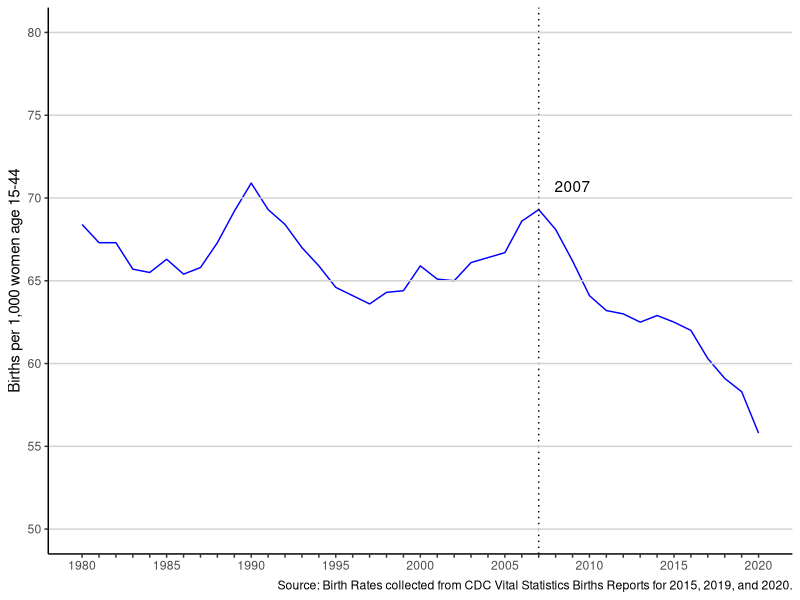
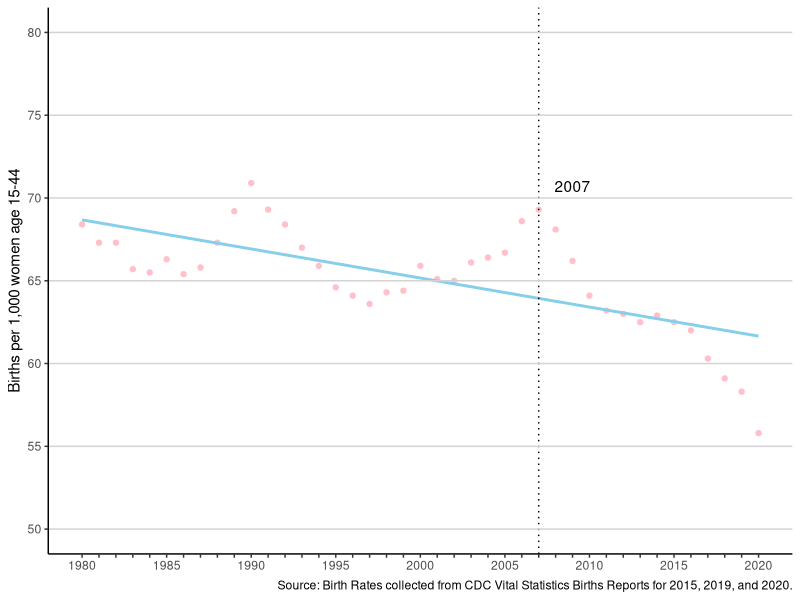
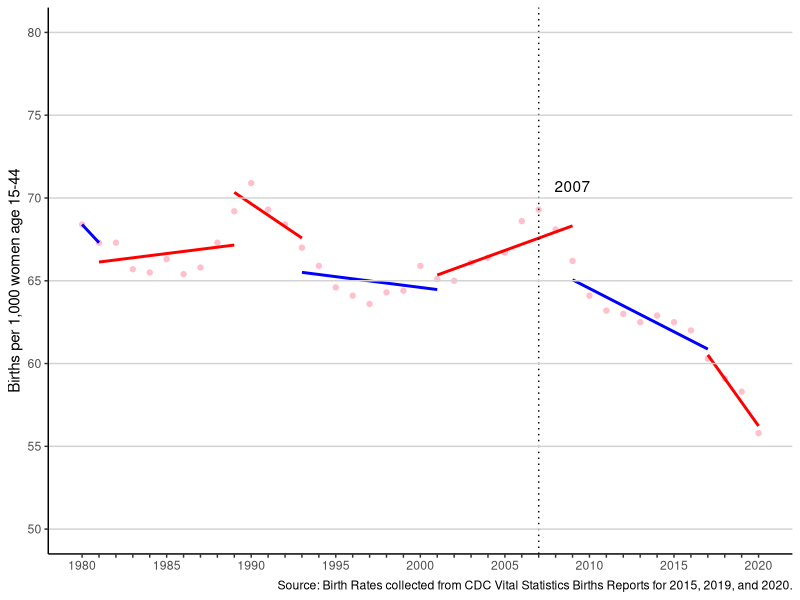
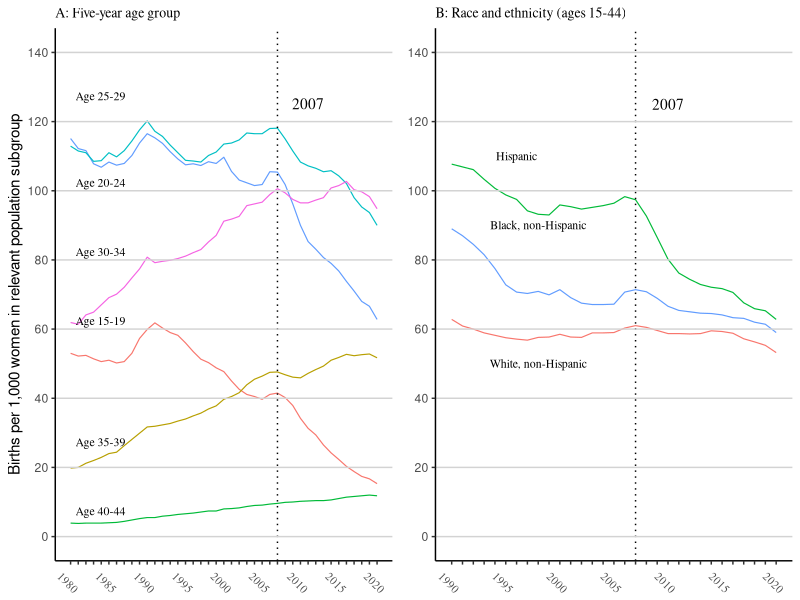

Here is the R script that generated these plots, in order:
## ---- chunk 1
#| echo: false
#| eval: true
#| warning: false
#| message: false
#| label: fig-bratetrend-graph
#| fig-cap: "Trend in US Birth Rates"

# Load necessary libraries
library(ggplot2)

# Set seed for reproducibility
set.seed(123)

# Read the data from CSV file
data <- read.csv(file = here::here("outputs/data/fig_1.csv"))

# Plotting the data
ggplot(data, aes(x = year, y = brate_all)) +
  geom_line(color = "blue") +
  geom_vline(xintercept = 2007, linetype = "dotted") +
  annotate("text", x = 2009, y = 70, label = "2007", vjust = -0.5, hjust = 0.5, color = "black") +
  geom_hline(yintercept = seq(50, 80, by = 5), color = "lightgrey") +
  scale_y_continuous(limits = c(50, 80), breaks = seq(50, 80, by = 5)) +
  scale_x_continuous(limits = c(1980, 2020), breaks = seq(1980, 2020, by = 1), labels = function(x) ifelse(x %% 5 == 0, x, "")) +
  labs(x = NULL, y = "Births per 1,000 women age 15-44",
       caption = "Source: Birth Rates collected from CDC Vital Statistics Births Reports for 2015, 2019, and 2020.") +
  theme_classic()

## ---- chunk 2
#| echo: false
#| eval: true
#| warning: false
#| message: false
#| label: fig-scatter-graph
#| fig-cap: "Negative Trend in US Birth Rates"

# Load necessary libraries
library(ggplot2)

# Set seed for reproducibility
set.seed(123)

# Read the data from CSV file
data <- read.csv(file = here::here("outputs/data/fig_1.csv"))

# Plotting the data with scatter plot and trend line
ggplot(data, aes(x = year, y = brate_all)) +
  geom_point(color = "pink") +
  geom_smooth(method = "lm", se = FALSE, color = "skyblue") +
  geom_vline(xintercept = 2007, linetype = "dotted") +
  annotate("text", x = 2009, y = 70, label = "2007", vjust = -0.5, hjust = 0.5, color = "black") +
  geom_hline(yintercept = seq(50, 80, by = 5), color = "lightgrey") +
  scale_y_continuous(limits = c(50, 80), breaks = seq(50, 80, by = 5)) +
  scale_x_continuous(limits = c(1980, 2020), breaks = seq(1980, 2020, by = 1), labels = function(x) ifelse(x %% 5 == 0, x, "")) +
  labs(x = NULL, y = "Births per 1,000 women age 15-44",
       caption = "Source: Birth Rates collected from CDC Vital Statistics Births Reports for 2015, 2019, and 2020.") +
  theme_classic() 

## ---- chunk 3
#| echo: false
#| eval: true
#| warning: false
#| message: false
#| label: fig-polscatter-graph
#| fig-cap: "Trend in US Birth Rates during the presidential mandate"

# Set seed for reproducibility
set.seed(123)

# Load necessary libraries
library(ggplot2)

# Plotting the data with scatter plot and trend lines for each presidential mandate period
ggplot(data, aes(x = year, y = brate_all)) +
  geom_point(color = "pink") +
  geom_smooth(data = subset(data, year >= 1980 & year <= 1981), method = "lm", se = FALSE, color = "blue") +
  geom_smooth(data = subset(data, year >= 1981 & year <= 1989), method = "lm", se = FALSE, color = "red") +
  geom_smooth(data = subset(data, year >= 1989 & year <= 1993), method = "lm", se = FALSE, color = "red") +
  geom_smooth(data = subset(data, year >= 1993 & year <= 2001), method = "lm", se = FALSE, color = "blue") +
  geom_smooth(data = subset(data, year >= 2001 & year <= 2009), method = "lm", se = FALSE, color = "red") +
  geom_smooth(data = subset(data, year >= 2009 & year <= 2017), method = "lm", se = FALSE, color = "blue") +
  geom_smooth(data = subset(data, year >= 2017 & year <= 2021), method = "lm", se = FALSE, color = "red") +
  geom_vline(xintercept = 2007, linetype = "dotted") +
  annotate("text", x = 2009, y = 70, label = "2007", vjust = -0.5, hjust = 0.5, color = "black") +
  geom_hline(yintercept = seq(50, 80, by = 5), color = "lightgrey") +
  scale_y_continuous(limits = c(50, 80), breaks = seq(50, 80, by = 5)) +
  scale_x_continuous(limits = c(1980, 2020), breaks = seq(1980, 2020, by = 1), labels = function(x) ifelse(x %% 5 == 0, x, "")) +
  labs(x = NULL, y = "Births per 1,000 women age 15-44",
       caption = "Source: Birth Rates collected from CDC Vital Statistics Births Reports for 2015, 2019, and 2020.", 
       title = NULL) +
  theme_classic() 

## ---- chunk 4
#| echo: false
#| eval: true
#| warning: false
#| message: false
#| label: fig-bratepop-graph
#| fig-cap: "Trends in Birth Rates by Population Subgroup"

# Load necessary libraries
library(ggplot2)
library(gridExtra)

# Set seed for reproducibility
set.seed(123)

# Read the data from CSV file
data <- read.csv(file = here::here("outputs/data/figs_2a_2b.csv"))

# Plotting the first line graph (Graph A)
graph_A <- ggplot(data, aes(x = year)) +
  geom_line(aes(y = brate_1519, color = "blue"), size = 0.4) +
  geom_line(aes(y = brate_2024, color = "orange"), size = 0.4) +
  geom_line(aes(y = brate_2529, color = "grey"), size = 0.4) +
  geom_line(aes(y = brate_3034, color = "yellow"), size = 0.4) +
  geom_line(aes(y = brate_3539, color = "cyan"), size = 0.4) +
  geom_line(aes(y = brate_4044, color = "green"), size = 0.4) +
  geom_text(data = data[data$year == 2020,], aes(x = year, y = brate_1519, label = "Age 15-19"), x = 1980, y = 60, hjust = -0.1, vjust = -0.5, size = 3, family = "Times") +
  geom_text(data = data[data$year == 2020,], aes(x = year, y = brate_2024, label = "Age 20-24"), x = 1980, y = 100, hjust = -0.1, vjust = -0.5, size = 3, family = "Times") +
  geom_text(data = data[data$year == 2020,], aes(x = year, y = brate_2529, label = "Age 25-29"), x = 1980, y = 125 , hjust = -0.1, vjust = -0.5, size = 3, family = "Times") +
  geom_text(data = data[data$year == 2020,], aes(x = year, y = brate_3034, label = "Age 30-34"), x = 1980, y = 80, hjust = -0.1, vjust = -0.5, size = 3, family = "Times") +
  geom_text(data = data[data$year == 2020,], aes(x = year, y = brate_3539, label = "Age 35-39"), x = 1980, y = 25, hjust = -0.1, vjust = -0.5, size = 3, family = "Times") +
  geom_text(data = data[data$year == 2020,], aes(x = year, y = brate_4044, label = "Age 40-44"), x = 1980, y = 5, hjust = -0.1, vjust = -0.5, size = 3, family = "Times") +
  geom_vline(xintercept = 2007, linetype = "dotted") +
  annotate("text", x = 2011, y = 122, label = "2007", vjust = -0.5, hjust = 0.5, color = "black", family = "Times") +
  geom_hline(yintercept = seq(0, 140, by = 20), color = "lightgrey") +
  scale_y_continuous(limits = c(0, 140), breaks = seq(0, 140, by = 20), labels = seq(0, 140, by = 20)) +
  scale_x_continuous(limits = c(1980, 2020), breaks = seq(1980, 2020, by = 1), labels = function(x) ifelse(x %% 5 == 0, x, "")) +
  labs(x = NULL, 
     y = 'Births per 1,000 women in relevant population subgroup',
     title = "A: Five-year age group",
     caption = NULL,
     family = "Times") +
theme(axis.title.y = element_text(size = 12, family = "Times")) +
  theme_classic() +
  theme(axis.text.x = element_text(angle = -45, family = "Times", size = 8),
        plot.title = element_text(size = 10, family = "Times"),
        legend.position = "none")

# Plotting the second line graph (Graph B)
graph_B <- ggplot(data, aes(x = year)) +
  geom_line(aes(y = brate_hisp, color = "grey"), size = 0.4) +
  geom_line(aes(y = brate_blacknh, color = "orange"), size = 0.4) +
  geom_line(aes(y = brate_whitenh, color = "blue"), size = 0.4) +
  geom_text(data = data[data$year == 2020,], aes(x = year, y = brate_hisp, label = "Hispanic"), x = 1996, y = 110, size = 3, family = "Times") +
  geom_text(data = data[data$year == 2020,], aes(x = year, y = brate_blacknh, label = "Black, non-Hispanic"), x = 1998, y = 90, size = 3, family = "Times") +
  geom_text(data = data[data$year == 2020,], aes(x = year, y = brate_whitenh, label = "White, non-Hispanic"), x = 1998, y = 50, size = 3, family = "Times") +
  geom_vline(xintercept = 2007, linetype = "dotted") + annotate("text", x = 2010, y = 125, label = "2007", color = "black", family = "Times") +
  geom_hline(yintercept = seq(0, 140, by = 20), color = "lightgrey") + scale_y_continuous(limits = c(0, 140), breaks = seq(0, 140, by = 20), labels = seq(0, 140, by = 20)) + scale_x_continuous(limits = c(1990, 2020), breaks = seq(1990, 2020, by = 1), labels = function(x) ifelse(x %% 5 == 0, x, "")) + labs(x = NULL, y = NULL,
       title = "B: Race and ethnicity (ages 15-44)") +
  theme_classic() +
  theme(axis.text.x = element_text(angle = -45, family = "Times", size = 8),
        plot.title = element_text(size = 10, family = "Times"),
        legend.position = "none")

# Arrange both graphs side by side
grid.arrange(graph_A, graph_B, nrow = 1)
